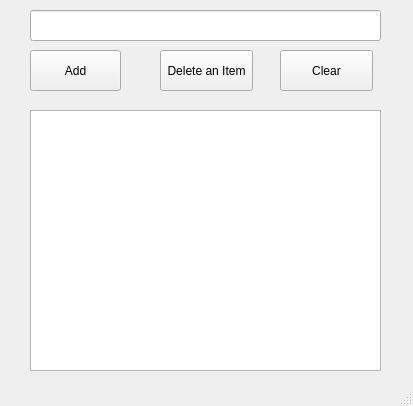
<?xml version="1.0" encoding="UTF-8"?>
<ui version="4.0">
 <class>MainWindow</class>
 <widget class="QMainWindow" name="MainWindow">
  <property name="geometry">
   <rect>
    <x>0</x>
    <y>0</y>
    <width>413</width>
    <height>406</height>
   </rect>
  </property>
  <property name="windowTitle">
   <string>MainWindow</string>
  </property>
  <widget class="QWidget" name="centralwidget">
   <widget class="QPushButton" name="addButton">
    <property name="geometry">
     <rect>
      <x>30</x>
      <y>50</y>
      <width>91</width>
      <height>41</height>
     </rect>
    </property>
    <property name="text">
     <string>Add</string>
    </property>
   </widget>
   <widget class="QPushButton" name="DeleteAnItemButton">
    <property name="geometry">
     <rect>
      <x>160</x>
      <y>50</y>
      <width>93</width>
      <height>41</height>
     </rect>
    </property>
    <property name="text">
     <string>Delete an Item</string>
    </property>
   </widget>
   <widget class="QPushButton" name="clearButton">
    <property name="geometry">
     <rect>
      <x>280</x>
      <y>50</y>
      <width>93</width>
      <height>41</height>
     </rect>
    </property>
    <property name="text">
     <string>Clear</string>
    </property>
   </widget>
   <widget class="QLineEdit" name="lineEdit">
    <property name="geometry">
     <rect>
      <x>30</x>
      <y>10</y>
      <width>351</width>
      <height>31</height>
     </rect>
    </property>
   </widget>
   <widget class="QListWidget" name="my_listWidget">
    <property name="geometry">
     <rect>
      <x>30</x>
      <y>110</y>
      <width>351</width>
      <height>261</height>
     </rect>
    </property>
   </widget>
  </widget>
  <widget class="QStatusBar" name="statusbar"/>
 </widget>
 <resources/>
 <connections/>
</ui>
